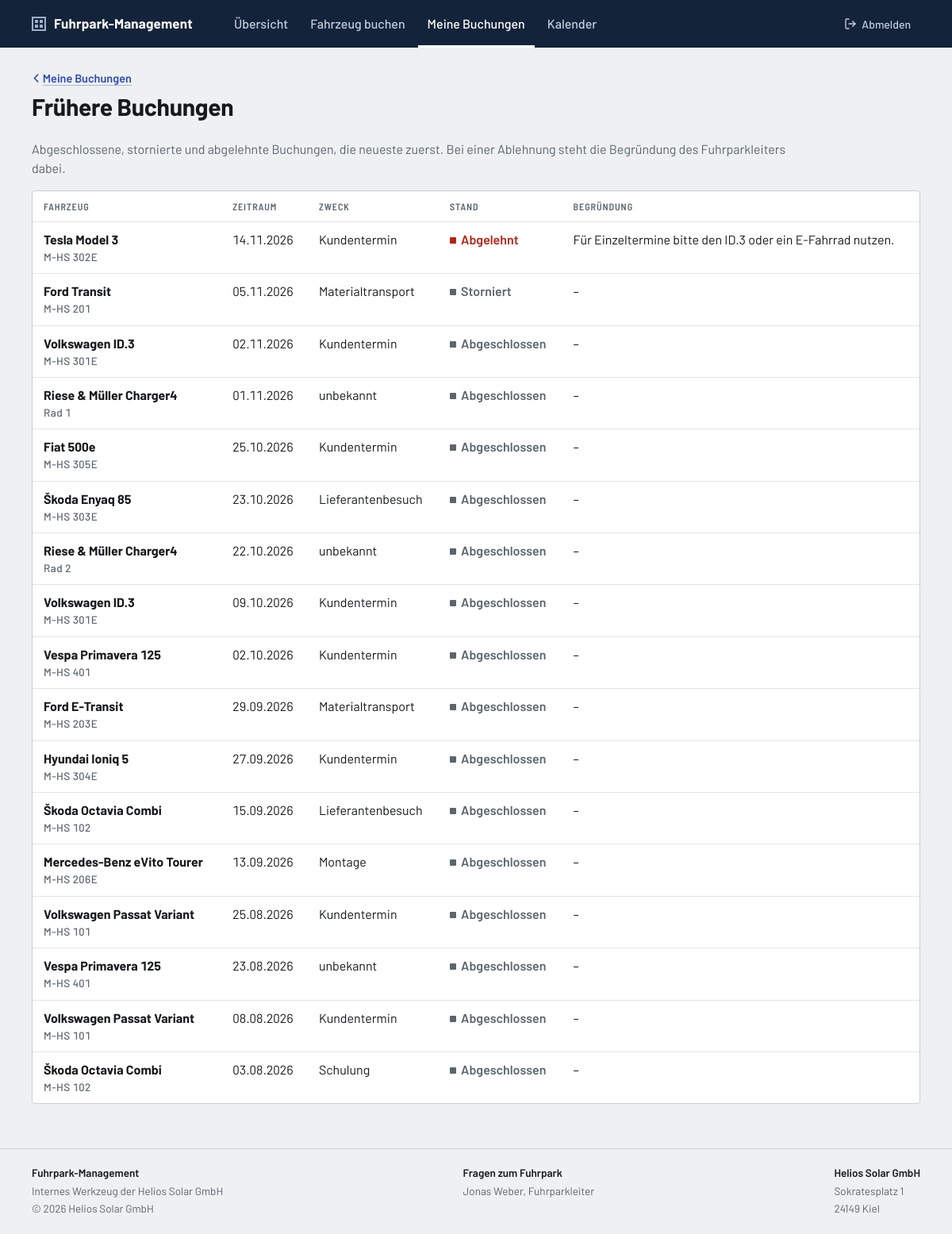
The page /fruehere-buchungen.php (signed in) on the database as committed earlier.
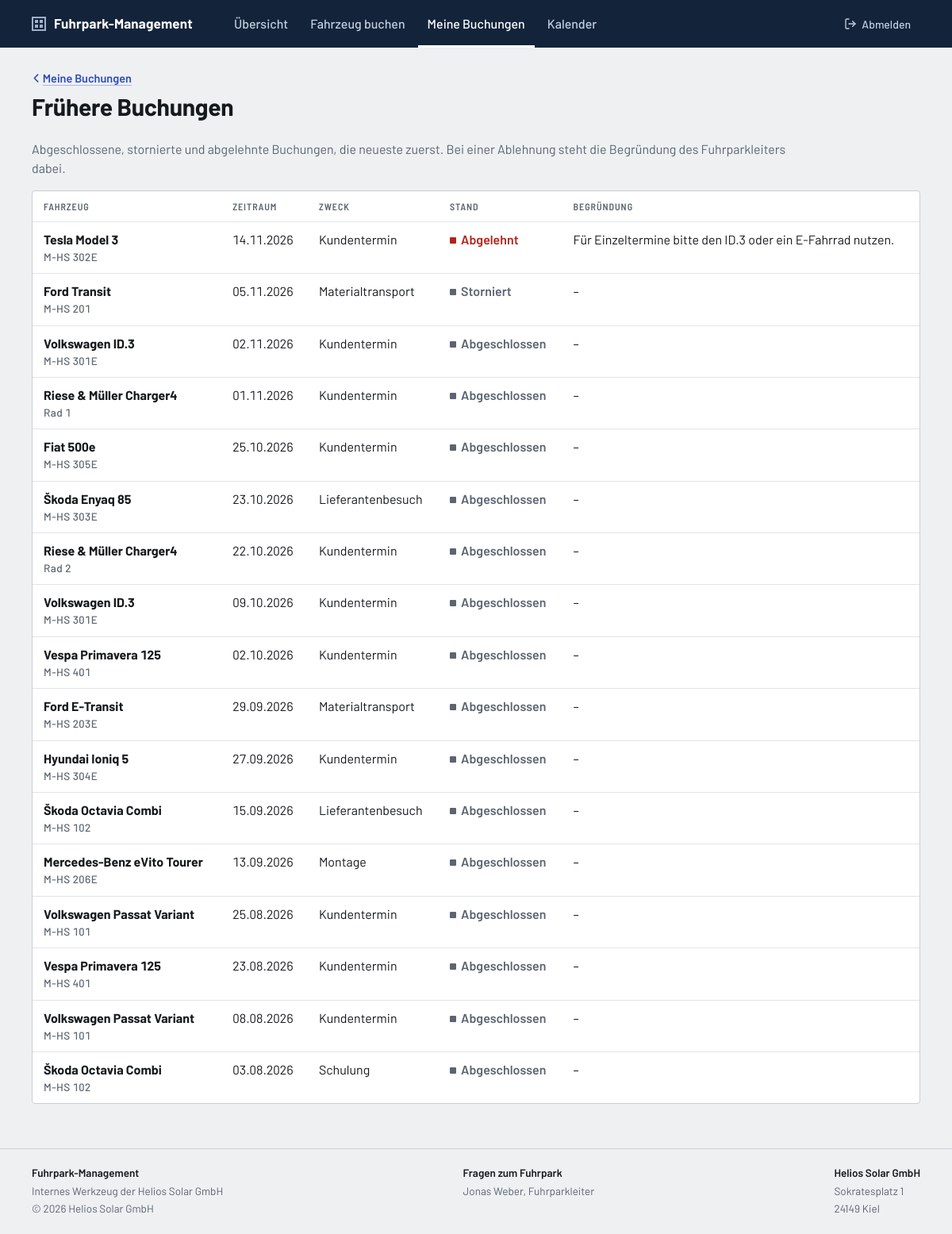
The same page on the database as committed later.
### tables this page shows
CREATE TABLE buchungen (
    id                     INT UNSIGNED     NOT NULL AUTO_INCREMENT,
    fahrzeug_id            INT UNSIGNED     NOT NULL,   
    antragsteller_id       INT UNSIGNED     NOT NULL,   
    fahrer_id              INT UNSIGNED     NOT NULL,   
    start                  DATE             NOT NULL,
    ende                   DATE             NOT NULL,
    zweck_id               TINYINT UNSIGNED NOT NULL,
    personenanzahl         TINYINT UNSIGNED NOT NULL,   
    status_id              TINYINT UNSIGNED NOT NULL DEFAULT 1,  
    beantragt_am           DATETIME         NOT NULL DEFAULT CURRENT_TIMESTAMP,

     
     
    entscheidung_von       INT UNSIGNED     NULL,       
    entscheidung_am        DATETIME         NULL,
    entscheidung_kommentar TEXT             NULL,       
    entscheidung_gelesen_am DATETIME        NULL,       

     
    begonnen_am            DATETIME         NULL,
    km_start               INT UNSIGNED     NULL,       

     
    zurueckgegeben_am      DATETIME         NULL,
    km_ende                INT UNSIGNED     NULL,
    bemerkung              TEXT             NULL,       

    PRIMARY KEY (id),
    KEY idx_buchungen_belegung (fahrzeug_id, start, ende),
    KEY idx_buchungen_status (status_id),
    CONSTRAINT fk_buchungen_fahrzeug                     
        FOREIGN KEY (fahrzeug_id) REFERENCES fahrzeuge (id),
    CONSTRAINT fk_buchungen_antragsteller                
        FOREIGN KEY (antragsteller_id) REFERENCES nutzer (id),
    CONSTRAINT fk_buchungen_fahrer                       
        FOREIGN KEY (fahrer_id) REFERENCES nutzer (id),
    CONSTRAINT fk_buchungen_entscheidung_von             
        FOREIGN KEY (entscheidung_von) REFERENCES nutzer (id),
    CONSTRAINT fk_buchungen_zweck                        
        FOREIGN KEY (zweck_id) REFERENCES zwecke (id),
    CONSTRAINT fk_buchungen_status                       
        FOREIGN KEY (status_id) REFERENCES buchungsstatus (id)
);

CREATE TABLE fahrzeuge (
    id            INT UNSIGNED      NOT NULL AUTO_INCREMENT,
    kennzeichen   VARCHAR(20)       NOT NULL,
    art_id        TINYINT UNSIGNED  NOT NULL,
    typ           VARCHAR(30)       NOT NULL,       
    hersteller    VARCHAR(50)       NOT NULL,
    modell        VARCHAR(50)       NOT NULL,
    baujahr       SMALLINT UNSIGNED NULL,
    bild          VARCHAR(100)      NULL,           
    sitzplaetze   TINYINT UNSIGNED  NOT NULL,
    antrieb_id    TINYINT UNSIGNED  NULL,
    kmstand       INT UNSIGNED      NULL,           
    fuehrerschein VARCHAR(5)        NULL,           
    hu_au         DATE              NULL,           
    geloescht_am  DATETIME          NULL,           
    PRIMARY KEY (id),
    CONSTRAINT fk_fahrzeuge_art                     
        FOREIGN KEY (art_id) REFERENCES fahrzeugarten (id),
    CONSTRAINT fk_fahrzeuge_antrieb                 
        FOREIGN KEY (antrieb_id) REFERENCES antriebe (id)
);

CREATE TABLE zwecke (
    id          TINYINT UNSIGNED NOT NULL,
    bezeichnung VARCHAR(30)      NOT NULL,
    PRIMARY KEY (id)
);

### includes/config.php (called while the page is built, shortened)
<?php
require_once __DIR__ . '/db.php';
require_once __DIR__ . '/functions.php';
spl_autoload_register(function (string $klasse): void {
    $datei = __DIR__ . '/klassen/' . $klasse . '.php';
});

### includes/klassen/CListeBuchungen.php (called while the page is built, shortened)
<?php
class CListeBuchungen
{
    private array $m_Liste = [];
    public function LadenFruehere(int $in_NutzerID): void
    {
        $this->Laden(
            CBuchung::SQL_MIT_NAMEN . ' WHERE (b.antragsteller_id = ? OR b.fahrer_id = ?) AND b.status_id >= ?
             ORDER BY b.start DESC, b.id DESC',
            [$in_NutzerID, $in_NutzerID, STATUS_ABGESCHLOSSEN]
        );
    }
    private function Laden(string $in_SQL, array $in_Parameter): void
    {
        $Statement = db()->prepare($in_SQL);
        $Statement->execute($in_Parameter);
        foreach ($Statement->fetchAll() as $Zeile) {
            $this->m_Liste[] = new CBuchung($Zeile);
        }
    }
    public function GetAlle(): array
    {
        return $this->m_Liste;
    }
}

### includes/klassen/CBuchung.php (called while the page is built, shortened)
<?php
class CBuchung
{
    private int $m_ID;
    private int $m_FahrzeugID;
    private int $m_FahrerID;
    private DateTimeImmutable $m_Start;
    private DateTimeImmutable $m_Ende;
    private int $m_ZweckID;
    private int $m_StatusID;
    private string $m_EntscheidungKommentar;
    public function __construct(array $in_Zeile)
    {
        $this->m_ID               = (int) $in_Zeile['id'];
        $this->m_FahrzeugID       = (int) $in_Zeile['fahrzeug_id'];
        $this->m_FahrerID         = (int) $in_Zeile['fahrer_id'];
        $this->m_Start            = new DateTimeImmutable($in_Zeile['start']);
        $this->m_Ende             = new DateTimeImmutable($in_Zeile['ende']);
        $this->m_ZweckID          = (int) $in_Zeile['zweck_id'];
        $this->m_StatusID         = (int) $in_Zeile['status_id'];
        $this->m_EntscheidungKommentar = $in_Zeile['entscheidung_kommentar'] ?? '';
    }
    public function IstAktiv(): bool
    {
        $Heute = new DateTimeImmutable('today');
        return $this->m_StatusID === STATUS_GENEHMIGT && $this->m_Start <= $Heute && $Heute <= $this->m_Ende;
    }
    public function KannBeginnen(int $in_NutzerID): bool
    {
        return $this->IstAktiv() && $in_NutzerID === $this->m_FahrerID;
    }
    public function GetID(): int
    {
        return $this->m_ID;
    }
    public function GetFahrzeugID(): int
    {
        return $this->m_FahrzeugID;
    }
    public function GetStart(): DateTimeImmutable
    {
        return $this->m_Start;
    }
    public function GetEnde(): DateTimeImmutable
    {
        return $this->m_Ende;
    }
    public function GetZweckID(): int
    {
        return $this->m_ZweckID;
    }
    public function GetStatusID(): int
    {
        return $this->m_StatusID;
    }
    public function GetEntscheidungKommentar(): string
    {
        return $this->m_EntscheidungKommentar;
    }
}

### includes/db.php (called while the page is built, shortened)
<?php
function db(): PDO
{
    static $pdo = null;
    if ($pdo instanceof PDO) {
        return $pdo;
    }
    $dsn = sprintf('mysql:host=%s;dbname=%s;charset=%s', DB_HOST, DB_NAME, DB_CHARSET);
    try {
        $pdo = new PDO($dsn, DB_USER, DB_PASS, [
            PDO::ATTR_ERRMODE            => PDO::ERRMODE_EXCEPTION,
            PDO::ATTR_DEFAULT_FETCH_MODE => PDO::FETCH_ASSOC,
            PDO::ATTR_EMULATE_PREPARES   => false,
        ]);
    } catch (PDOException $e) {
        if (APP_ENV === 'dev') {
            exit(
                'Keine Verbindung zur Datenbank "' . DB_NAME . '": ' . $e->getMessage()
                . '<br>Läuft MySQL in XAMPP, und existiert die Datenbank bereits?'
            );
        }
        exit('Die Anwendung ist derzeit nicht verfügbar.');
    }
    return $pdo;
}

### includes/functions.php (called while the page is built, shortened)
<?php
function e(?string $value): string
{
    return htmlspecialchars($value ?? '', ENT_QUOTES, 'UTF-8');
}
function url(string $path = ''): string
{
    return BASE_URL . '/' . ltrim($path, '/');
}
function aktueller_nutzer(): int
{
    return (int) ($_SESSION['user_id'] ?? 0);
}
function zeitraum_kurz(DateTimeImmutable $von, DateTimeImmutable $bis): string
{
    $heute = new DateTimeImmutable('today');
    $vonText = $von == $heute ? 'heute' : $von->format('d.m.Y');
    $bisText = $bis == $heute ? 'heute' : $bis->format('d.m.Y');
    if ($von == $bis) {
        return $vonText;
    }
    return $vonText . ' bis ' . $bisText;
}
function buchung_stand(CBuchung $Buchung, int $ich): array
{
    $status = $Buchung->GetStatusID();
    return match ($status) {
        STATUS_OFFEN         => ['Offen', 'gelb'],
        STATUS_GENEHMIGT     => ['Genehmigt', 'gruen'],
        STATUS_ABGELEHNT     => ['Abgelehnt', 'rot'],
        STATUS_ABGESCHLOSSEN => ['Abgeschlossen', 'grau'],
        default              => ['Storniert', 'grau'],
    };
}

### includes/klassen/CFahrzeug.php (called while the page is built, shortened)
<?php
class CFahrzeug
{
    private int $m_ID;
    private string $m_Kennzeichen;
    private string $m_Hersteller;
    private string $m_Modell;
    public function __construct(array $in_Zeile)
    {
        $this->m_ID            = (int) $in_Zeile['id'];
        $this->m_Kennzeichen   = $in_Zeile['kennzeichen'];
        $this->m_Hersteller    = $in_Zeile['hersteller'];
        $this->m_Modell        = $in_Zeile['modell'];
    }
    private static function ZahlOderNull(mixed $in_Wert): ?int
    {
        return $in_Wert !== null ? (int) $in_Wert : null;
    }
    private static function DatumOderNull(?string $in_Wert): ?DateTimeImmutable
    {
        return $in_Wert !== null ? new DateTimeImmutable($in_Wert) : null;
    }
    public static function LoadByID(int $in_ID): ?CFahrzeug
    {
        $Statement = db()->prepare(self::SQL . ' WHERE f.id = ?');
        $Statement->execute([$in_ID]);
        $Zeile = $Statement->fetch();
        return $Zeile !== false ? new CFahrzeug($Zeile) : null;
    }
    public function GetID(): int
    {
        return $this->m_ID;
    }
    public function GetKennzeichen(): string
    {
        return $this->m_Kennzeichen;
    }
    public function GetHersteller(): string
    {
        return $this->m_Hersteller;
    }
    public function GetModell(): string
    {
        return $this->m_Modell;
    }
}

### includes/klassen/CListeSchluessel.php (called while the page is built, shortened)
<?php
class CListeSchluessel
{
    private string $m_Tabelle;
    private array $m_Liste = [];
    private bool $m_ListeGeladen = false;
    public function __construct(string $in_Tabelle)
    {
        $this->m_Tabelle = $in_Tabelle;
    }
    private function Laden(): void
    {
        if ($this->m_ListeGeladen) {
            return;
        }
        $Statement = db()->prepare('SELECT * FROM ' . $this->m_Tabelle . ' ORDER BY id');
        $Statement->execute();
        foreach ($Statement->fetchAll() as $Zeile) {
            $this->m_Liste[] = new CSchluessel((int) $Zeile['id'], $Zeile['bezeichnung'], $Zeile['plural'] ?? null);
        }
        $this->m_ListeGeladen = true;
    }
    public function GetAlle(): array
    {
        $this->Laden();
        return $this->m_Liste;
    }
    public function GetByID(int $in_ID): ?CSchluessel
    {
        foreach ($this->GetAlle() as $Schluessel) {
            if ($Schluessel->GetID() === $in_ID) {
                return $Schluessel;
            }
        }
        return null;
    }
    public function GetBezeichnung(int $in_ID): string
    {
        $Schluessel = $this->GetByID($in_ID);
        return $Schluessel !== null ? $Schluessel->GetBezeichnung() : 'unbekannt';
    }
}

### includes/klassen/CSchluessel.php (called while the page is built, shortened)
<?php
class CSchluessel
{
    private int $m_ID;
    private string $m_Bezeichnung;
    public function __construct(int $in_ID, string $in_Bezeichnung, ?string $in_Plural = null)
    {
        $this->m_ID          = $in_ID;
        $this->m_Bezeichnung = $in_Bezeichnung;
    }
    public function GetID(): int
    {
        return $this->m_ID;
    }
    public function GetBezeichnung(): string
    {
        return $this->m_Bezeichnung;
    }
}

### fruehere-buchungen.php (the view, shortened to what the rows shown need)
<?php
require_once __DIR__ . '/includes/config.php';
$ich = aktueller_nutzer();
$ListeBuchungen = new CListeBuchungen();
$ListeBuchungen->LadenFruehere($ich);
$Zwecke = new CListeSchluessel('zwecke');
require_once __DIR__ . '/includes/header.php';
?>
<table class="table table--stapel">
    <thead>
        <tr>
            <th>Fahrzeug</th>
            <th>Zeitraum</th>
            <th>Zweck</th>
            <th>Stand</th>
            <th>Begründung</th>
        </tr>
    </thead>
    <tbody>
        <?php foreach ($ListeBuchungen->GetAlle() as $Buchung): ?>
            <?php
            $Fahrzeug = CFahrzeug::LoadByID($Buchung->GetFahrzeugID());
            $marke = buchung_stand($Buchung, $ich);
            ?>
            <tr id="buchung-<?= e((string) $Buchung->GetID()) ?>">
                <td class="table__fahrzeug">
                    <a href="<?= url('fahrzeug.php?id=' . $Fahrzeug->GetID()) ?>"><?= e($Fahrzeug->GetHersteller() . ' ' . $Fahrzeug->GetModell()) ?></a>
                    <span class="table__zusatz"><?= e($Fahrzeug->GetKennzeichen()) ?></span>
                </td>
                <td data-label="Zeitraum">
                    <?= e(zeitraum_kurz($Buchung->GetStart(), $Buchung->GetEnde())) ?>
                </td>
                <td data-label="Zweck"><?= e($Zwecke->GetBezeichnung($Buchung->GetZweckID())) ?></td>
                <td class="table__stand" data-label="Stand"><span class="marke marke--<?= e($marke[1]) ?>"><?= e($marke[0]) ?></span></td>
                <?php if ($Buchung->GetEntscheidungKommentar() !== ''): ?>
                    <td class="table__breit" data-label="Begründung"><?= e($Buchung->GetEntscheidungKommentar()) ?></td>
                <?php else: ?>
                    <td class="table__leer">&ndash;</td>
                <?php endif; ?>
            </tr>
        <?php endforeach; ?>
    </tbody>
</table>
<?php require_once __DIR__ . '/includes/footer.php'; ?>

Rows that differ between the two databases and show on the page:
changed buchungen "Rad 1": zweck.bezeichnung "unbekannt" → "Kundentermin"
changed buchungen "Rad 2": zweck.bezeichnung "unbekannt" → "Kundentermin"
changed buchungen (number 15 of 17 on the later page): zweck.bezeichnung "unbekannt" → "Kundentermin"
